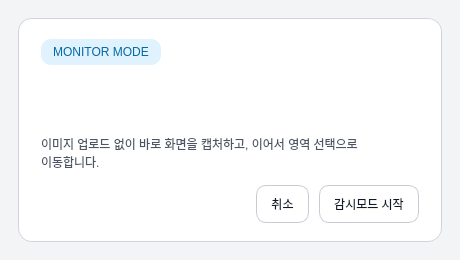
<?xml version="1.0" encoding="UTF-8"?>
<ui version="4.0">
 <class>ActionWizardDialog</class>
 <widget class="QDialog" name="ActionWizardDialog">
  <property name="geometry"><rect><x>0</x><y>0</y><width>460</width><height>260</height></rect></property>
  <property name="minimumSize"><size><width>460</width><height>260</height></size></property>
  <property name="maximumSize"><size><width>460</width><height>260</height></size></property>
  <property name="windowTitle"><string>감시모드 진입</string></property>
  <property name="styleSheet"><string notr="true">QDialog { background: #f3f4f6; }
QFrame#Card { background: white; border: 1px solid #d1d5db; border-radius: 14px; }
QLabel { color: #111827; font-family: 'Malgun Gothic'; }
QPushButton {
  min-height: 36px;
  padding: 0 14px;
  border-radius: 10px;
  border: 1px solid #c7ccd4;
  background: #ffffff;
  color: #111827;
  font: 9pt 'Malgun Gothic';
}
QPushButton#PrimaryButton {
  background: #0ea5e9;
  border: 1px solid #0284c7;
  color: white;
  font-weight: 700;
}
QPushButton:disabled { background: #dbeafe; color: #6b7280; border-color: #bfdbfe; }
QLabel#label_chip { background: #e0f2fe; color: #0369a1; border-radius: 10px; padding: 6px 10px; font: 700 8pt 'Malgun Gothic'; }
QLabel#label_title { font: 700 13pt 'Malgun Gothic'; }
QLabel#label_status { font: 9pt 'Malgun Gothic'; }
QLabel#label_hint { color: #4b5563; font: 8pt 'Malgun Gothic'; }
</string></property>
  <layout class="QVBoxLayout" name="root_layout">
   <property name="leftMargin"><number>18</number></property>
   <property name="topMargin"><number>18</number></property>
   <property name="rightMargin"><number>18</number></property>
   <property name="bottomMargin"><number>18</number></property>
   <item>
    <widget class="QFrame" name="Card">
     <layout class="QVBoxLayout" name="card_layout">
      <property name="leftMargin"><number>22</number></property>
      <property name="topMargin"><number>20</number></property>
      <property name="rightMargin"><number>22</number></property>
      <property name="bottomMargin"><number>18</number></property>
      <property name="spacing"><number>14</number></property>
      <item><widget class="QLabel" name="label_chip"><property name="text"><string>MONITOR MODE</string></property><property name="alignment"><set>Qt::AlignCenter</set></property><property name="maximumSize"><size><width>120</width><height>16777215</height></size></property></widget></item>
      <item><widget class="QLabel" name="label_title"><property name="text"><string/></property><property name="wordWrap"><bool>true</bool></property></widget></item>
      <item><widget class="QLabel" name="label_status"><property name="text"><string/></property><property name="wordWrap"><bool>true</bool></property></widget></item>
      <item><widget class="QLabel" name="label_hint"><property name="text"><string>이미지 업로드 없이 바로 화면을 캡처하고, 이어서 영역 선택으로 이동합니다.</string></property><property name="wordWrap"><bool>true</bool></property></widget></item>
      <item><spacer name="verticalSpacer"><property name="orientation"><enum>Qt::Vertical</enum></property><property name="sizeHint" stdset="0"><size><width>20</width><height>40</height></size></property></spacer></item>
      <item>
       <layout class="QHBoxLayout" name="action_row">
        <property name="spacing"><number>10</number></property>
        <item><spacer name="action_spacer"><property name="orientation"><enum>Qt::Horizontal</enum></property><property name="sizeHint" stdset="0"><size><width>40</width><height>20</height></size></property></spacer></item>
        <item><widget class="QPushButton" name="button_cancel"><property name="text"><string>취소</string></property></widget></item>
        <item><widget class="QPushButton" name="button_start"><property name="objectName"><string>PrimaryButton</string></property><property name="text"><string>감시모드 시작</string></property></widget></item>
       </layout>
      </item>
     </layout>
    </widget>
   </item>
  </layout>
 </widget>
 <resources/>
 <connections/>
</ui>
